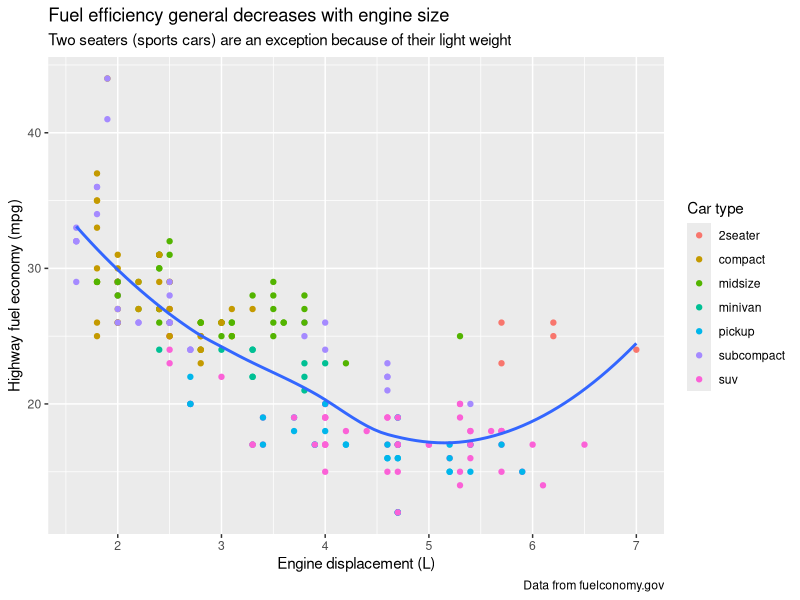
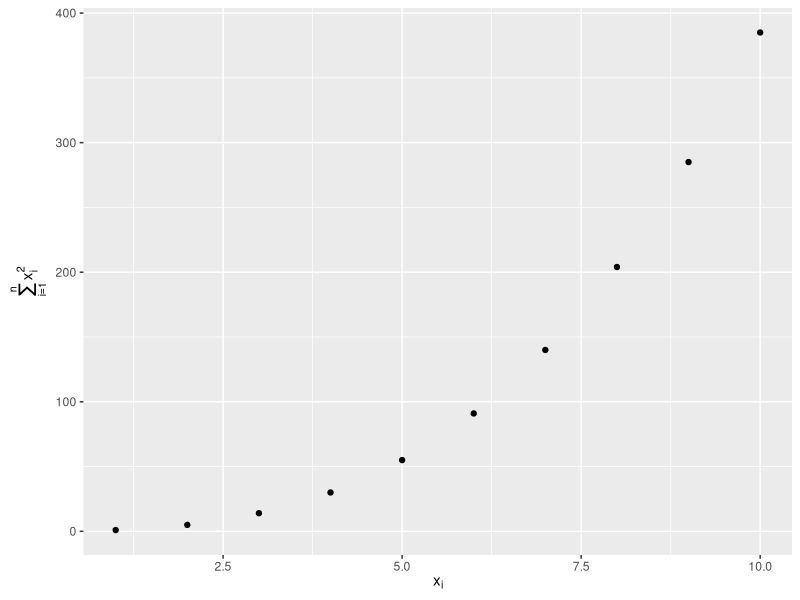
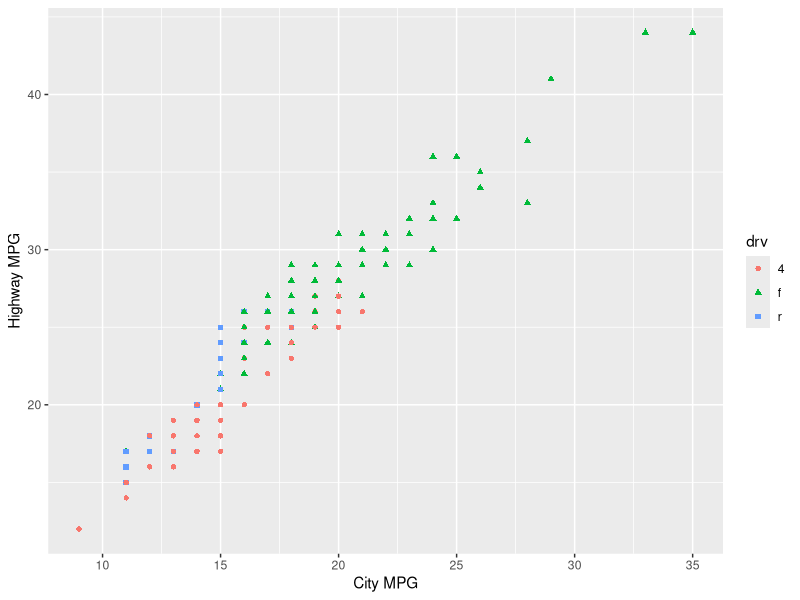
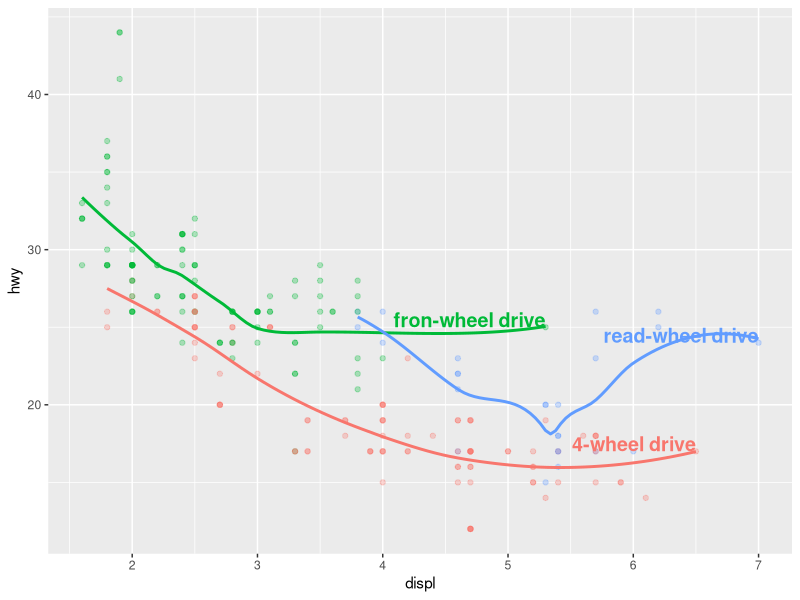
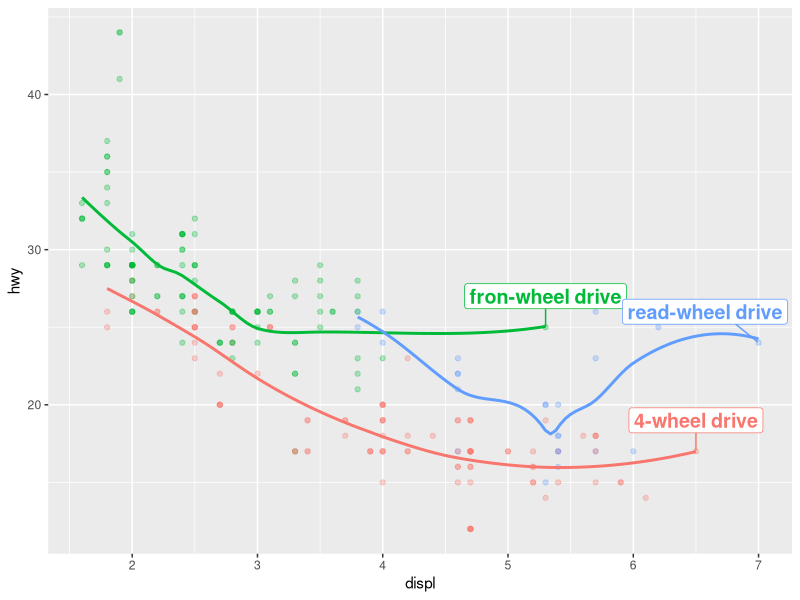
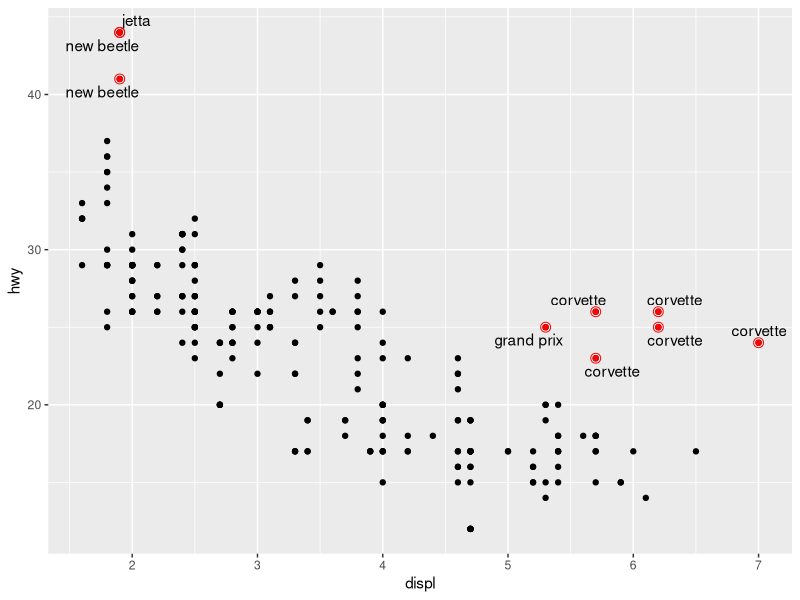
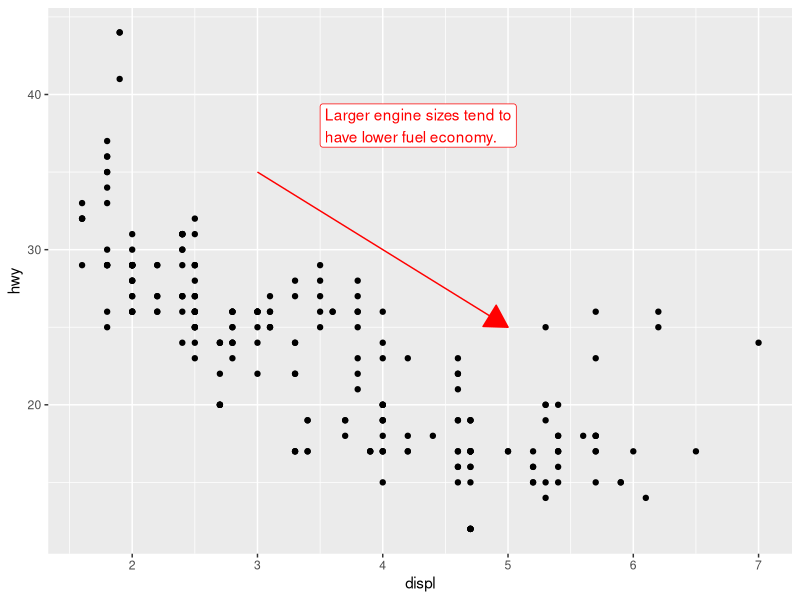
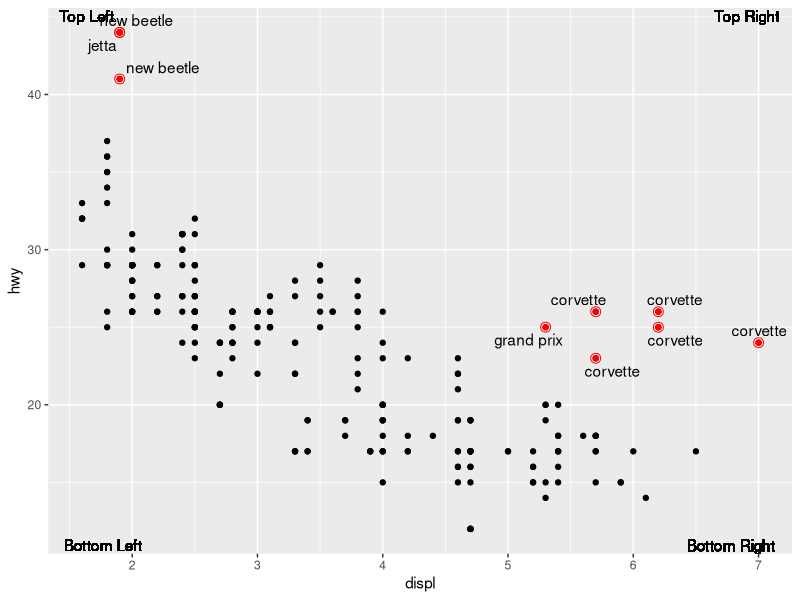

The R script that drew these images, in order:
## ---- chunk 1
knitr::opts_chunk$set(echo = TRUE)
## ---- chunk 2
library(tidyverse)
library(scales)
library(ggrepel)
library(patchwork)
## ---- chunk 3
ggplot(mpg, aes(x = displ, y = hwy)) +
  geom_point(aes(color = class)) +
  geom_smooth(se = FALSE) +
  labs(
    x = "Engine displacement (L)",
    y = "Highway fuel economy (mpg)",
    color = "Car type",
    title = "Fuel efficiency general decreases with engine size",
    subtitle = "Two seaters (sports cars) are an exception because of their light weight",
    caption = "Data from fuelconomy.gov"
  )
## ---- chunk 4
df <- tibble(
  x = 1:10,
  y = cumsum(x^2)
)
## ---- chunk 5
ggplot(df, aes(x, y)) +
  geom_point() +
  labs(
    x = quote(x[i]),
    y = quote(sum(x[i] ^ 2, i ==1, n))
  )
## ---- chunk 6
ggplot(mpg, aes(x = cty, y = hwy)) +
  geom_point(aes(color = drv, shape = drv))+
  labs(
    x = "City MPG",
    y = "Highway MPG",
    colors = "Type of drive train"
    )
## ---- chunk 7
label_info <-  mpg |> 
  group_by(drv) |> 
  arrange(desc(displ)) |> 
  slice_head(n = 1) |> 
  mutate(
    drive_type = case_when(
      drv == "f" ~ "fron-wheel drive",
      drv == "r" ~ "read-wheel drive",
      drv == "4" ~ "4-wheel drive"
    )
  ) |>
  select(displ, hwy, drv, drive_type)
## ---- chunk 8
label_info
## ---- chunk 9
ggplot(mpg, aes(x = displ, y = hwy, color = drv)) +
  geom_point(alpha = 0.3) +
  geom_smooth(se = FALSE) +
  geom_text(
    data = label_info,
    aes(x = displ, y = hwy, label = drive_type),
    fontface = "bold", size = 5, hjust = "right", vjust = "bottom"
  ) +
  theme(legend.position = "none")
## ---- chunk 10
ggplot(mpg, aes(x = displ, y = hwy, color = drv)) +
  geom_point(alpha = 0.3) +
  geom_smooth(se = FALSE) +
  geom_label_repel(
    data = label_info,
    aes(x = displ, y = hwy, label = drive_type),
    fontface = "bold", size = 5, nudge_y = 2
  ) +
  theme(legend.position = "none")
## ---- chunk 11
potential_outliers <- mpg |> 
  filter(hwy > 40 | (hwy > 20 & displ > 5))
## ---- chunk 12
ggplot(mpg, aes(x = displ, y = hwy)) +
  geom_point() +
  geom_text_repel(data = potential_outliers, aes(label = model)) +
  geom_point(data = potential_outliers, color = "red") +
  geom_point(
    data = potential_outliers,
    color = "red", size = 3, shape = "circle open"
  )
## ---- chunk 13
trend_text <- "Larger engine sizes tend to have lower fuel economy." |>
  str_wrap(width = 30)
## ---- chunk 14
trend_text
## ---- chunk 15
ggplot(mpg, aes(x = displ, y = hwy)) +
  geom_point() +
  annotate(
    geom = "label", x = 3.5, y = 38,
    label = trend_text,
    hjust = "left", color = "red"
  ) +
  annotate(
    geom = "segment",
    x = 3, y = 35, xend = 5, yend = 25, color = "red",
    arrow = arrow(type = "closed")
  )
## ---- chunk 16
ggplot(mpg, aes(x = displ, y = hwy)) +
  geom_point() +
  geom_text_repel(data = potential_outliers, aes(label = model)) +
  geom_point(data = potential_outliers, color = "red") +
  geom_point(
    data = potential_outliers,
    color = "red", size = 3, shape = "circle open"
  ) +
   geom_text(aes(x = -Inf, y = Inf, label = "Top Left"), hjust = -0.2, vjust = 1.2) +
  geom_text(aes(x = Inf, y = Inf, label = "Top Right"), hjust = 1.2, vjust = 1.2) +
  geom_text(aes(x = -Inf, y = -Inf, label = "Bottom Left"), hjust = -0.2, vjust = -0.2) +
  geom_text(aes(x = Inf, y = -Inf, label = "Bottom Right"), hjust = 1.2, vjust = -0.2)
## ---- chunk 17
ggplot(mpg, aes(x = displ, y = hwy)) +
  geom_point() +
  annotate(
    geom = "label", x = 3.5, y = 38,
    label = trend_text,
    hjust = "left", color = "red"
  ) +
  annotate(
    geom = "segment",
    x = 3, y = 35, xend = 4, yend = 25, color = "red",
    arrow = arrow(type = "closed")
  )
## ---- chunk 18
ggplot(mpg, aes(x = displ, y = hwy, color = drv)) +
  geom_point(alpha = 0.3) +
  geom_smooth(se = FALSE) +
  geom_label_repel(
    data = label_info,
    aes(x = displ, y = hwy, label = drive_type),
    fontface = "bold", size = 5, nudge_y = 2
  ) +
  theme(legend.position = "none") +
facet_wrap(~drv)
## ---- chunk 19
ggplot(mpg, aes(x = displ, y = hwy)) +
  geom_point() +
  annotate(
    geom = "label", x = 3.5, y = 38,
    label = trend_text,
    hjust = "left", color = "red"
  ) +
  annotate(
    geom = "segment",
    x = 3, y = 35, xend = 4, yend = 25, color = "red",
    arrow = arrow(angle = 45, length = unit(0.25, "inches"), ends = "last", type = "closed")
  )
## ---- chunk 20
ggplot(mpg, aes(x = displ, y = hwy)) +
  geom_point(aes(color = class))
## ---- chunk 21
ggplot(mpg, aes(x = displ, y = hwy)) +
  geom_point(aes(color = class)) +
  scale_x_continuous() +
  scale_y_continuous() +
  scale_color_discrete()
## ---- chunk 22
ggplot(mpg, aes(x = displ, y = hwy, color = drv)) +
  geom_point() +
  scale_y_continuous(breaks = seq(15, 40, by = 5))
## ---- chunk 23
ggplot(mpg, aes(x = displ, y = hwy, color = drv)) +
  geom_point() +
  scale_x_continuous(labels = NULL) +
  scale_y_continuous(labels = NULL) +
  scale_color_discrete(labels = c("4" = "4-wheel", "f" = "front", "r" = "rear"))
## ---- chunk 24
ggplot(diamonds, aes(x = price, y = cut)) +
  geom_boxplot(alpha = 0.05) +
  scale_x_continuous(labels = label_dollar())
## ---- chunk 25
ggplot(diamonds, aes(x = price, y = cut)) +
  geom_boxplot(alpha = 0.05) +
  scale_x_continuous(
    labels = label_dollar(scale = 1/1000, suffix = "K"),
    breaks = seq(1000, 19000, by = 6000)
  )
## ---- chunk 26
ggplot(diamonds, aes(x = cut, fill = clarity)) +
  geom_bar(position = "fill") +
  scale_y_continuous(name = "Percentage", labels = label_percent())
## ---- chunk 27
presidential |> 
  mutate(id = 33 + row_number()) |> 
  ggplot(aes(x = start, y = id)) +
  geom_point() +
  geom_segment(aes(xend = end, yend = id)) +
   scale_x_date(name = NULL, breaks = presidential$start, date_labels = "'%y")
## ---- chunk 28
base <- ggplot(mpg, aes(x = displ, y = hwy)) +
  geom_point(aes(color = class))
## ---- chunk 29
base + theme(legend.position = "right")
## ---- chunk 30
base + theme(legend.position = "left")
## ---- chunk 31
base +
  theme(legend.position = "top") +
  guides(color = guide_legend(nrow = 3))
## ---- chunk 32
base +
  theme(legend.position = "bottom") +
  guides(color = guide_legend(nrow = 3))
## ---- chunk 33
ggplot(mpg, aes(x = displ, y = hwy)) +
  geom_point(aes(color = class)) +
  geom_smooth(se = FALSE) +
  theme(legend.position = "bottom") +
  guides(color = guide_legend(nrow = 2, override.aes = list(size = 4)))
## ---- chunk 34
ggplot(diamonds, aes(x = carat, y = price)) +
  geom_bin2d()
## ---- chunk 35
ggplot(diamonds, aes(x = log10(carat), y = log10(price))) +
  geom_bin2d()
## ---- chunk 36
ggplot(diamonds, aes(x = carat, y = price)) +
  geom_bin2d() +
  scale_x_log10() +
  scale_y_log10()
## ---- chunk 37
ggplot(mpg, aes(x = displ, y = hwy)) +
  geom_point(aes(color = drv))
## ---- chunk 38
ggplot(mpg, aes(x = displ, y = hwy)) +
  geom_point(aes(color = drv)) +
  scale_color_brewer(palette = "Set1")
## ---- chunk 39
ggplot(mpg, aes(x = displ, y = hwy)) +
  geom_point(aes(color = drv, shape = drv)) +
  scale_color_brewer(palette = "Set1")
## ---- chunk 40
presidential |> 
  mutate(id = 33 + row_number()) |> 
  ggplot(aes(x = start, y = id, color = party)) +
  geom_point() +
  geom_segment(aes(xend = end, yend = id)) +
  scale_color_manual(values = c(Republican = "#E81B23", Democratic = "#00AEF3"))
## ---- chunk 41
df <- tibble(
  x = rnorm(10000),
  y = rnorm(10000)
)
## ---- chunk 42
ggplot(df, aes(x, y)) +
  geom_hex() +
  coord_fixed() +
  labs(title = "Defacult, continuos", x = NULL, y = NULL)
## ---- chunk 43
ggplot(df, aes(x, y)) +
  geom_hex() +
  coord_fixed() +
  scale_fill_viridis_c() +
  labs(title = "Virdis, continuous", x = NULL, y = NULL)
## ---- chunk 44
ggplot(df, aes(x, y)) +
  geom_hex() +
  coord_fixed() +
  scale_fill_viridis_b() +
  labs(title = "Virdis, binned", x = NULL, y = NULL)
## ---- chunk 45
ggplot(mpg, aes(x = displ, y = hwy)) +
  geom_point(aes(color = drv)) +
  geom_smooth()
## ---- chunk 46
mpg |>
  filter(displ >= 5 & displ <= 6 & hwy >= 10 & hwy <= 25) |>
  ggplot(aes(x = displ, y = hwy)) +
  geom_point(aes(color = drv)) +
  geom_smooth()
## ---- chunk 47
ggplot(mpg, aes(x = displ, y = hwy)) +
  geom_point(aes(color = drv)) +
  geom_smooth() +
  scale_x_continuous(limits = c(5, 6)) +
  scale_y_continuous(limits = c(10, 25))
## ---- chunk 48
ggplot(mpg, aes(x = displ, y = hwy)) +
  geom_point(aes(color = drv)) +
  geom_smooth() +
  coord_cartesian(xlim = c(5, 6), ylim = c(10, 25))
## ---- chunk 49
suv <- mpg |> filter(class == "suv")
## ---- chunk 50
compact <- mpg |> filter(class == "compact")
## ---- chunk 51
ggplot(suv, aes(x = displ, y = hwy, color = drv)) +
  geom_point()
## ---- chunk 52
ggplot(compact, aes(x = displ, y = hwy, color = drv)) +
  geom_point()
## ---- chunk 53
x_scale <- scale_x_continuous(limits = range(mpg$displ))
## ---- chunk 54
y_scale <- scale_y_continuous(limits = range(mpg$hwy))
## ---- chunk 55
col_scale <- scale_color_discrete(limits = unique(mpg$drv))
## ---- chunk 56
ggplot(suv, aes(x = displ, y = hwy, color = drv)) +
  geom_point() +
  x_scale +
  y_scale +
  col_scale
## ---- chunk 57
ggplot(compact, aes(x = displ, y = hwy, color = drv)) +
  geom_point() +
  x_scale +
  y_scale +
  col_scale
## ---- chunk 58
df <- tibble(
  x = rnorm(10000),
  y = rnorm(10000)
)
## ---- chunk 59
ggplot(df, aes(x, y)) +
  geom_hex() +
  scale_color_gradient(low = "white", high = "red") +
  coord_fixed()
## ---- chunk 60
presidential_mod <- presidential |> 
  mutate(id = 33 + row_number())
## ---- chunk 61
ggplot(presidential_mod, aes(x = start, y = id, color = party)) +
  geom_point() +
  geom_segment(aes(xend = end, yend = id)) +
  scale_color_manual(values = c(Republican = "#E81B23", Democratic = "#00AEF3")) +
  scale_x_date(breaks = seq(as.Date("1953-01-01"), as.Date("2020-01-01"), by = "4 years")) +
  scale_y_continuous(breaks = seq(34, 45, by = 1)) +
  geom_label(data = presidential_mod, aes(x = start, y = id, label = name), size = 3) +
  labs(title = "US presidents", x = "Years", y = "President number")
## ---- chunk 62
ggplot(diamonds, aes(x = carat, y = price, color = cut)) +
  geom_point(alpha = .25, size = 1) +
  guides(color = guide_legend(override.aes = list(size = 3)))
## ---- chunk 63
ggplot(mpg, aes(x = displ, y = hwy)) +
  geom_point(aes(color = class)) +
  geom_smooth(se = FALSE) +
  theme_bw()
## ---- chunk 64
ggplot(mpg, aes(x = displ, y = hwy, color = drv)) +
  geom_point() +
  labs(
    title = "Larger engine sizes tend to have lower fuel economy",
    caption = "Source: https://fueleconomy.gov."
  ) +
  theme(
    legend.position = c(0.6, 0.7),
    legend.direction = "horizontal",
    legend.box.background = element_rect(color = "black"),
    plot.title = element_text(face = "bold"),
    plot.title.position = "plot",
    plot.caption.position = "plot",
    plot.caption = element_text(hjust = 0)
  )
## ---- chunk 65
library(ggthemes)
## ---- chunk 66
ggplot(mpg, aes(x = displ, y = hwy, color = drv)) +
  geom_point() +
  labs(
    title = "Larger engine sizes tend to have lower fuel economy",
    caption = "Source: https://fueleconomy.gov."
  ) +
  theme_economist()+
  theme(
    axis.title.x = element_text(color = "blue", face = "bold"),
    axis.title.y = element_text(color = "blue", face = "bold")
  )
## ---- chunk 67
p1 <- ggplot(mpg, aes(x = displ, y = hwy)) +
  geom_point() +
  labs(title = "Plot1")
## ---- chunk 68

p2 <- ggplot(mpg, aes(x = drv, y = hwy)) +
  geom_boxplot() +
  labs(title = "Plo2")
## ---- chunk 69
p1 + p2
## ---- chunk 70
p3 <- ggplot(mpg, aes(x = cty, y = hwy)) +
  geom_point() +
  labs(title = "Plo3")
## ---- chunk 71
(p1 | p3) / p2
## ---- chunk 72
p1 <- ggplot(mpg, aes(x = drv, y = cty, color = drv)) +
  geom_boxplot(show.legend = FALSE) +
  labs(title = "Plot 1")
## ---- chunk 73
p2 <- ggplot(mpg, aes(x = drv, y = hwy, color = drv)) +
  geom_boxplot(show.legend = FALSE) +
  labs(title = "Plot 2")
## ---- chunk 74
p3 <- ggplot(mpg, aes(x = cty, color = drv, fill = drv)) +
  geom_density(alpha = 0.5) +
  labs(title = "Plot 3")
## ---- chunk 75
p4 <- ggplot(mpg, aes(x = hwy, color = drv, fill = drv)) +
  geom_density(alpha = 0.5) +
  labs(title = "Plot 3")
## ---- chunk 76
p5 <- ggplot(mpg, aes(x = cty, y = hwy, color = drv)) +
  geom_point(show.legend = FALSE) +
  facet_wrap(~drv) +
  labs(title = "Plot 5")
## ---- chunk 77
(guide_area() / (p1 + p2) / (p3 + p4) / p5) +
  plot_annotation(
    title = "City and highway mileage for cars with different drive trains",
    caption = "Source: https://fueleconomy.gov."
  ) +
  plot_layout(
    guides = "collect",
    heights = c(1, 3, 2, 4) 
    ) &
  theme(legend.position = "top")
## ---- chunk 78
p1 <- ggplot(mpg, aes(x = displ, y = hwy)) +
  geom_point() +
  labs(title = "Plot 1")
## ---- chunk 79
p2 <- ggplot(mpg, aes(x = drv, y = hwy)) +
  geom_boxplot() +
  labs(title = "Plot 2")
## ---- chunk 80
p3 <- ggplot(mpg, aes(x = cty, y = hwy)) +
  geom_point() +
  labs(title = "Plot 3")
## ---- chunk 81
(p1 | p2) / p3
## ---- chunk 82
p1 | p2 / p3
## ---- chunk 83
p1 / (p2 | p3)
